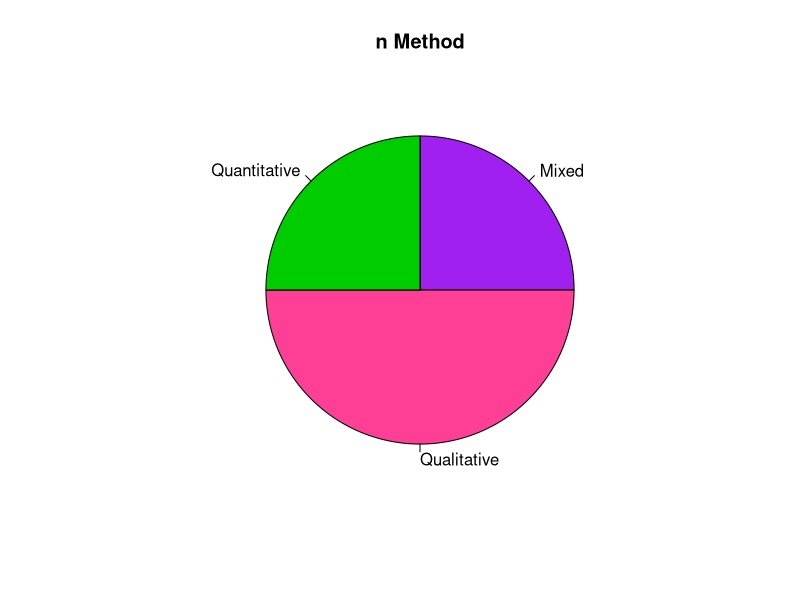
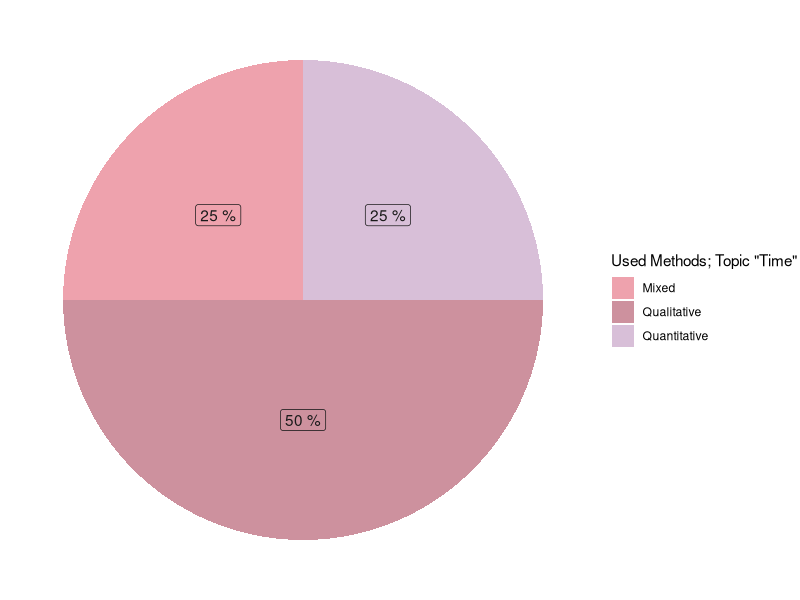

Write the R code that produced these figures, in order.
### Method extraction for the different topics###
library(readxl)
library(tidyverse)
library(ggplot2)
#library(MetBrewer)

#Use the excel sheet
Thesis <- read_excel("./methods-excel.xlsx", sheet = 1)

### In order to show a plot for the main topics, the topics have to be extracted
### 

#Summary of main topics
Thesis$Main_topic_1
Thesis$Main_topic_2

###############################################################################
#I decided ti use the gather function and have up to two main topics. 
#Else this code would work:

#Sort by Main topics (Main_topic_1) to make a new pie chart
#Nutrition <- Thesis %>% 
#  filter(Main_topic_1 == "Nutrition")
#Show Summary
#Nutrition
#Count "Nutrition" values
#count(Nutrition)

#Now same for second main topic
#Nutrition2 <- Thesis %>% 
#  filter(Main_topic_2 == "Nutrition")
#Nutrition2
###############################################################################

#Use gather function to group two main topics together

Together <- Thesis %>% 
  gather(key = "TopicPart", value = "Topics", c(Main_topic_1, Main_topic_2))

#Filter the topic
# Insert the names Economy,Education,Health,Nutrition,Resources,Safety,Social
#and Time to see the pie chart for the named topic. 

#Within the pie chart you then have to assemble the number of colors: 
#Not all main topic charts have equal numbers of slides.
#For example the main topic Resources does also contain
#methodological studies. The pie chart of Education topics only has 2 colors.

Filtered <- Together %>% 
  filter(Topics == "Time")

count(Filtered)

### Preparation of the method data ###

#So, the first step is to differentiate between NAs
Thesis <- Filtered %>% 
  mutate_all(~replace(., . == "NA", NA))

#Summary of the data with NA
n_method <- Thesis %>% 
  count(Method) 

#Summary of the data without NA
n_method <- na.omit(n_method)

#Calculation of the percentages of the different used methods 
n_method <- n_method %>%
  mutate(perc = round((n / sum(n) * 100), 0))

#Shows summary of the data. No NA included.
n_method$n
n_method$Method

#To get a percentage (%) sign next to the values:
label <- paste(n_method$perc, "%")

### Pie chart without tidyverse first ###

Method_Extraction <- pie(n_method$n, labels = n_method$Method,
                         main = "n Method", 
                         col = c("purple", "violetred1", "green3",
                                 "cornsilk"), clockwise = TRUE)

### Pie chart with tidyverse ###
# To adjust to different topics, change the number of "grey10" as the color of 
#labels for each slice. 

cols <- c("Quantitative" = "thistle", "Qualitative" = "pink3",
          "Methodological" = "plum4", "Mixed" = "lightpink2")
Method_Extraction <- n_method %>% 
  ggplot(aes(x = "", y =perc, fill = Method)) +
  geom_col() +
  geom_label(aes(label = label), color = c("gray10","gray10","gray10"), 
             position = position_stack(vjust = 0.5),
             show.legend = FALSE) +
  guides(fill = guide_legend(title = 'Used Methods; Topic "Time"')) +
  coord_polar(theta = "y")+
  theme_void()+
  scale_fill_manual(values = cols)

#Show the plot:
Method_Extraction

#Alternative colors to insert above fo a single graphic:
#scale_fill_manual(values = met.brewer("Cassatt2")[1:3])
